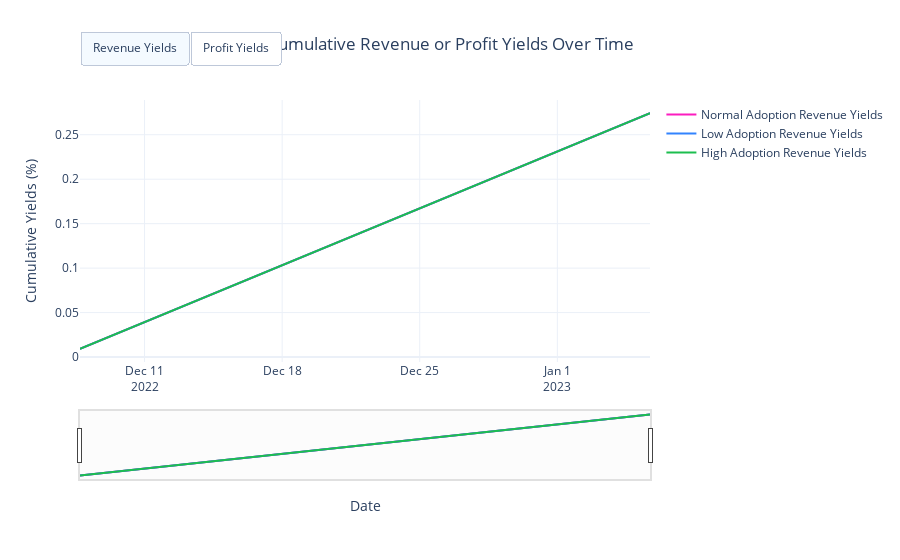

Notebook cell for this chart:
### Code cell
visualizations.plot_cumulative_yields_per_subset(df_1a, simulation_1a.model.params["dt"][0], scenario_names={0: "Normal Adoption", 1: "Low Adoption", 2: "High Adoption"})
